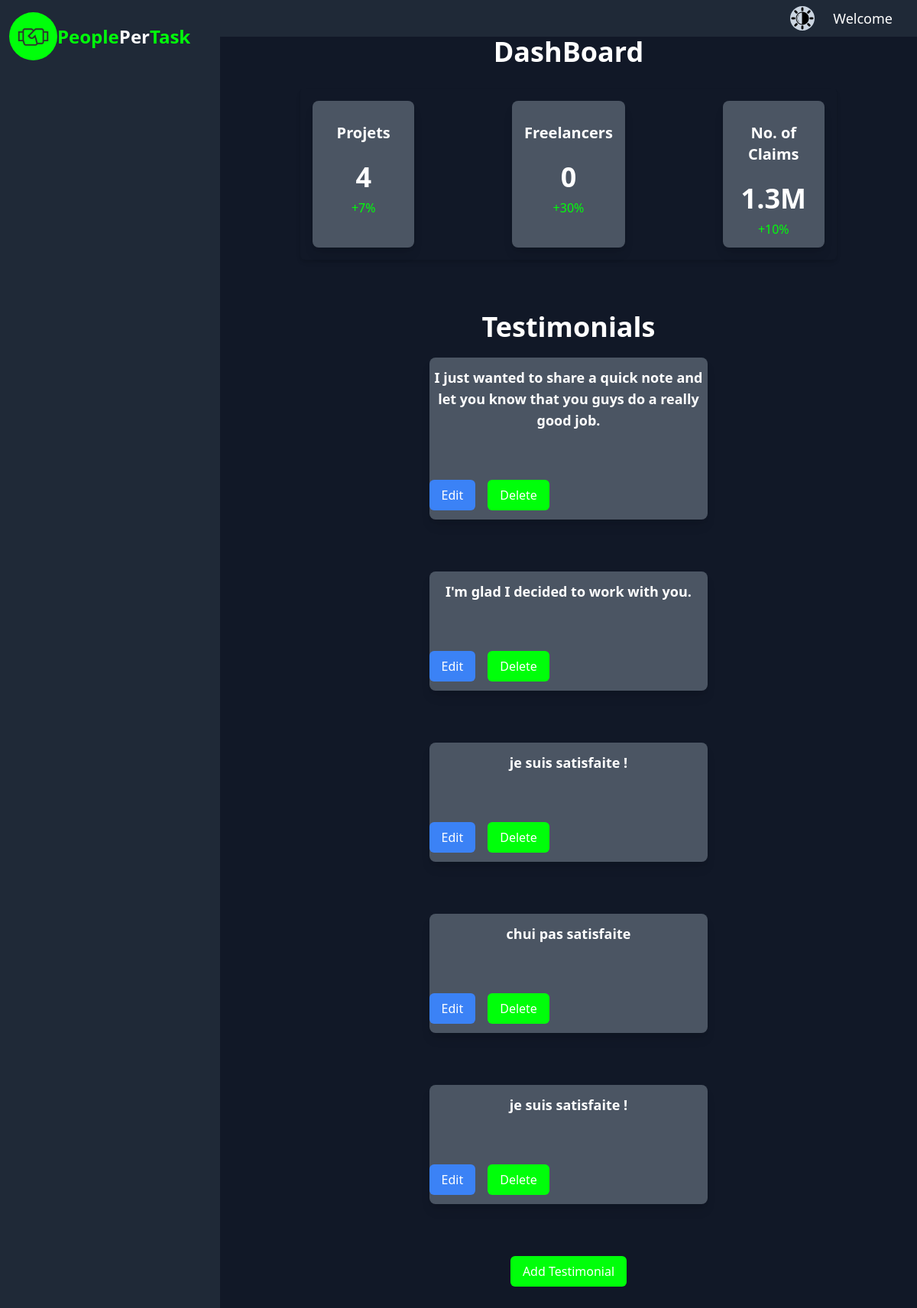
/dashboard.php, run on an earlier commit of the app's database.
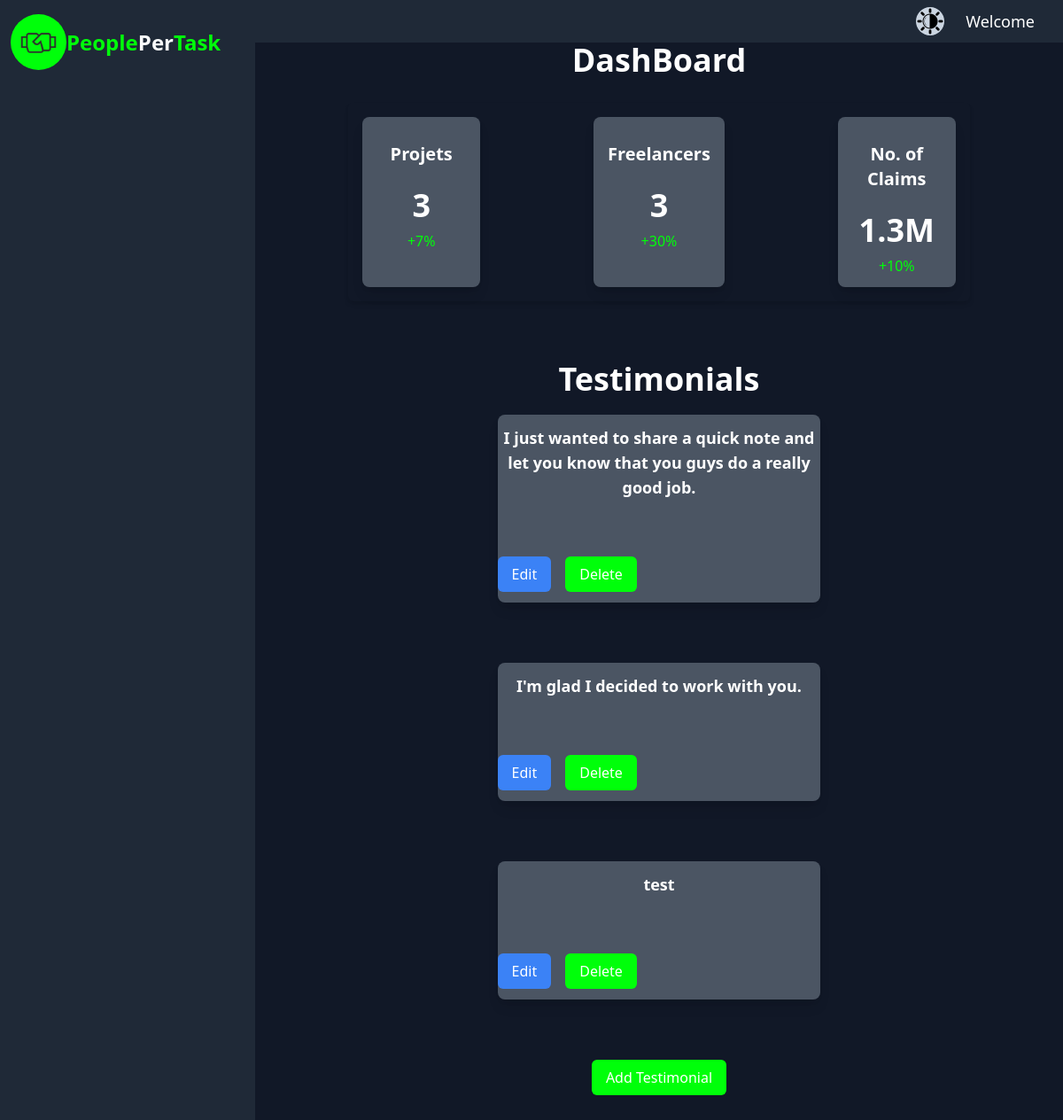
And on a later commit of the database.
### tables this page shows
CREATE TABLE `testimonials` (
  `id` int NOT NULL,
  `comment` varchar(100) DEFAULT NULL,
  `user_id` int DEFAULT NULL
);

### src/dashboard.php (the view, shortened to what this page needs)
<!DOCTYPE html>
<html>
<head>
  <link href="../dist/output.css" rel="stylesheet">
  <link href="https://cdn.jsdelivr.net/npm/tailwindcss@2.2.19/dist/tailwind.min.css" rel="stylesheet">
</head>
<body class="overflow-x-hidden  ">
  <?php include "header.php"; ?>
  <?php include "sidebar.php"; ?>
  <div class="flex-grow flex flex-col pb-10 dark:bg-gray-900 dark:text-white">
    <section class="flex flex-col">
      <h1 class="text-4xl text-center font-bold">DashBoard</h1>
      <section class="  flex flex-wrap justify-center gap-2 py-7  ">
    <?php
    include "connection_data.php";
    $projectCountQuery = "SELECT COUNT(*) as totalProjects FROM projects";
    $projectResult = $conn->query($projectCountQuery);
    $projectCount = $projectResult->fetch_assoc()['totalProjects'];
    $freelancerCountQuery = "SELECT COUNT(*) as totalFreelancers FROM users WHERE role ='freelancer'";
    $freelancerResult = $conn->query($freelancerCountQuery);
    $freelancerCount = $freelancerResult->fetch_assoc()['totalFreelancers'];
    ?>
    <div class="flex gap-32  p-4 rounded-md shadow-md">
        <div class="shadow-lg text-center w-2/3 sm:w-2/5 bg-gray-50 flex flex-col gap-2 py-3 rounded-lg dark:bg-gray-600 dark:text-white">
          <h4 class="  text-xl font-semibold p-4"> Projets </h4>
          <p class="font-bold text-4xl"><?php echo $projectCount; ?></p>
          <span class="text-custom-green">
            +7%
          </span>
        </div>
        <div class="shadow-lg text-center w-2/3 sm:w-2/5 bg-gray-50 flex flex-col gap-2 py-3 rounded-lg dark:bg-gray-600 dark:text-white">
          <h4 class="  text-xl font-semibold  p-4"> Freelancers </h4>
          <p class="font-bold text-4xl"><?php echo $freelancerCount; ?></p>
          <span class="text-custom-green">
            +30%
          </span>
        </div>
        <div class="shadow-lg text-center w-2/3 sm:w-2/5 bg-gray-50 flex flex-col gap-2 py-3 rounded-lg dark:bg-gray-600 dark:text-white">
          <h4 class="  text-xl font-semibold p-4"> No. of Claims</h4>
          <p class="font-bold text-4xl">1.3M</p>
          <span class="text-custom-green">
            +10%
          </span>
        </div>
    </div>
</section>
<div class="flex-grow flex flex-col pb-10">
<section class="testimonial_section flex flex-col items-center justify-center">
    <h1 class="text-4xl text-center font-bold mt-10">Testimonials</h1>
    <?php
    include "connection_data.php";
    $sql = "SELECT id, comment FROM testimonials";
    $result = $conn->query($sql);
    if ($result->num_rows > 0) {
        while ($row = $result->fetch_assoc()) {
            echo '<div class="shadow-lg text-center w-2/3 sm:w-2/5 bg-gray-50 flex flex-col gap-12 py-3 rounded-lg dark:bg-gray-600 dark:text-white mb-12">
            <p class="font-semibold text-lg">' . $row["comment"] . '</p>
            <div class="flex gap-4 mt-4">
            <a href="edit_testimonial.php?id=' . $row["id"] . '" class="bg-blue-500 text-white py-2 px-4 rounded-md hover:bg-blue-600 focus:outline-none focus:shadow-outline-blue active:bg-blue-800">
            Edit
        </a>
                <button onclick="confirmDelete(' . $row["id"] . ')" class="bg-custom-green text-white py-2 px-4 rounded-md hover:bg-gray-600 focus:outline-none focus:shadow-outline-gray active:bg-gray-800">
                    Delete
                </button>
            </div>
        </div>';
        }
    } else {
        echo "<p>No testimonials found</p>";
    }
    echo '<a href="add_testimonial.php" class="bg-custom-green text-white py-2 px-4 rounded-md hover:bg-gray-600 focus:outline-none focus:shadow-outline-gray active:bg-gray-800">
            Add Testimonial
          </a>';
    ?>
</section>
</div>
</body>
</html>

What changed in the data, as far as the page shows it:
removed testimonials: comment "je suis satisfaite !"
removed testimonials: comment "chui pas satisfaite"
removed testimonials: comment "je suis satisfaite !"
added testimonials: comment "test"
Also different on the page:
$projectCount: "4" → "3"
$freelancerCount: "0" → "3"
